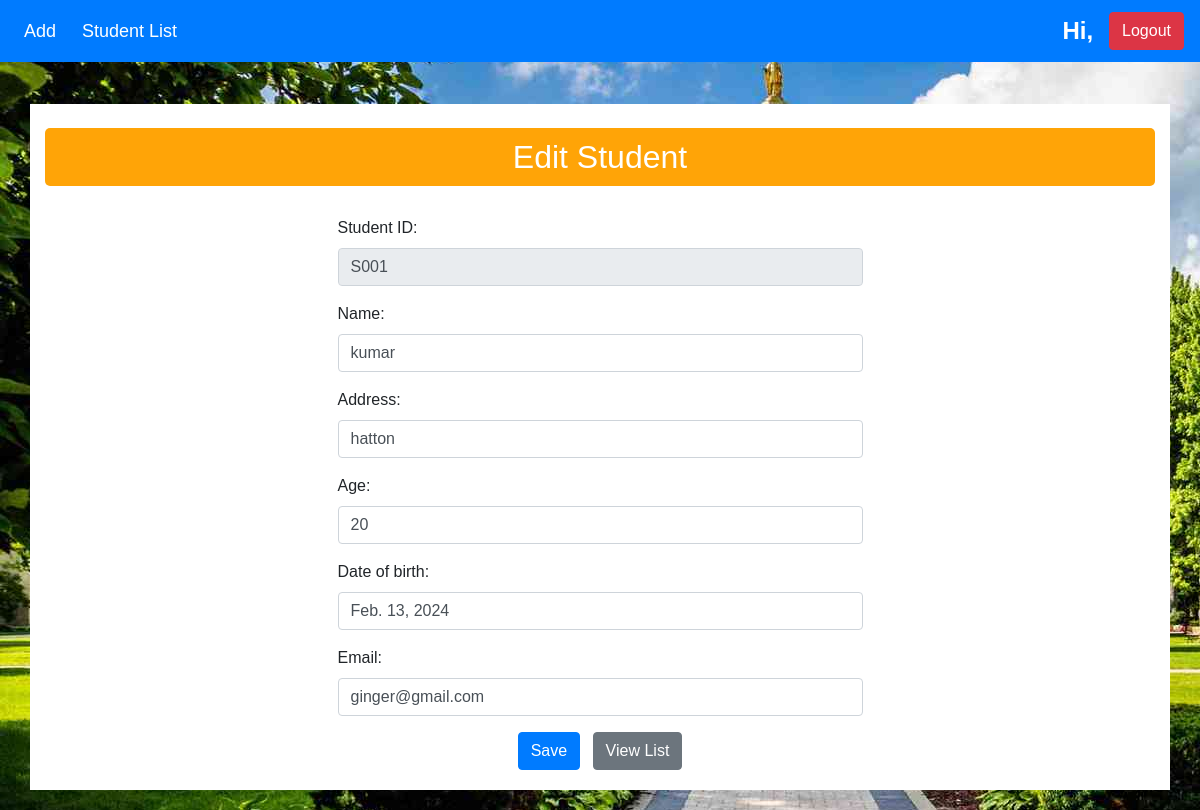
Page /1/edit/ on the committed database.
### students/models.py (models this page shows, shortened)
class Student(models.Model):
    student_id = models.CharField(max_length=4, unique=True, verbose_name='Student ID')
    name = models.CharField(max_length=100)
    address = models.TextField()
    age = models.IntegerField()
    date_of_birth = models.DateField()
    email = models.EmailField()
    class Meta:
        app_label = 'students'

### students/views.py (the view)
# urls.py: path('<int:pk>/edit/', views.student_edit, name='student_edit'),
def student_edit(request, pk):
    student = get_object_or_404(Student, pk=pk)
    if request.method == 'POST':
        form = StudentForm(request.POST, instance=student)
        if form.is_valid():
            form.save()
            return redirect('student_list')
    else:
        form = StudentForm(instance=student)
    return render(request, 'students/student_edit.html', {'form': form})

### students/forms.py
class StudentForm(forms.ModelForm):
    class Meta:
        model = Student
        fields = ['student_id', 'name', 'address', 'age', 'date_of_birth', 'email']

### students/templates/students/student_edit.html (shortened to what this page needs)
{% load static %}
<!DOCTYPE html>
<html lang="en">
  <head>
    <link
      rel="stylesheet"
      href="https://stackpath.bootstrapcdn.com/bootstrap/4.5.2/css/bootstrap.min.css"
    />
    <link
      rel="stylesheet"
      type="text/css"
      href="{% static 'css/styles.css' %}"
    />
  </head>
  <body style="background-image: url('{% static 'bg1.jpg' %}')">
    <div class="container mt-5" style="background-color: white">
      {% include 'students/navbar.html' %}
      <br />
      <h2 class="center-title display-5">Edit Student</h2>
      <div class="d-flex justify-content-center">
        <div class="col-md-6">
          <form method="post">
            {% for field in form %}
            <div class="form-group">
              <label for="{{ field.id_for_label }}">{{ field.label }}</label>:<br />
              {% if field.name == "student_id" %}
              <input type="text" name="{{ field.name }}" id="{{ field.id_for_label }}" class="form-control" value="{{ field.value }}" disabled />
              {% else %}
              <input type="{{ field.field.widget.input_type }}" name="{{ field.name }}" id="{{ field.id_for_label }}" class="form-control" value="{{ field.value }}" {% if field.field.required %}required{% endif %} />
              {% endif %}
            </div>
            {% endfor %}
            <div class="text-center" style="margin-bottom: 20px">
              <button type="submit" class="btn btn-primary mr-2">Save</button>
              <a href="{% url 'student_list' %}" class="btn btn-secondary">View List</a>
            </div>
          </form>
        </div>
      </div>
    </div>
  </body>
</html>

### students/static/css/styles.css (style rules this page uses)
.center-title { text-align: center; color: #fff; margin-bottom: 30px; background-color:#FFA407; padding: 10px; border-radius: 5px; }
body { font-family: Arial, sans-serif; background-color: #f8f9fa; padding: 20px; }

### students/templates/students/navbar.html (style rules this page uses)
body { padding-top: 56px; }

### rows in the picture
Student: student_id "S001", name "kumar" "hatton" "Feb. 13, 2024" "ginger@gmail.com"

### other values in the picture
{{ field.label }} "Student ID" "Name" "Address" "Age" "Date of birth" "Email"
